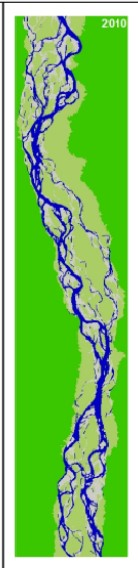
#> input picture dataset/5.jpg, 138 x 568 px
$ jupyter execute version2.ipynb
#> lines starting #> are read from the running program, lines starting #| are printed output that depends on the picture
[cell 1]
# import necessary libraries
import numpy as np
import cv2
import matplotlib.pyplot as plt

# read the satellite images for two different times
img1 = cv2.imread('dataset/5.jpg')
#> img1 is the input picture: shape (568, 138, 3); mean B, G, R 101.4, 194.7, 127.7
img2 = cv2.imread('dataset/3.jpg')
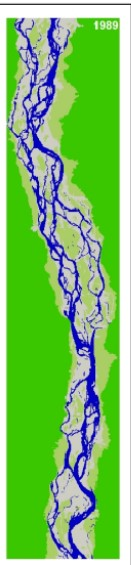
#> input picture dataset/3.jpg, 131 x 565 px
#> img2 is the input picture: shape (565, 131, 3); mean B, G, R 103.2, 192.2, 124.5

img1_resized = cv2.resize(img1, (img2.shape[1], img2.shape[0]))
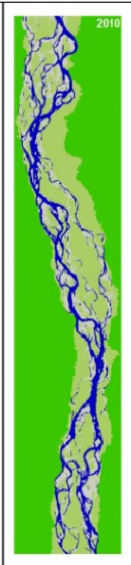
#> img1_resized: shape (565, 131, 3); mean B, G, R 101.3, 194.6, 127.6
img2_resized = img2

plt.imshow(img1_resized)
plt.show()

plt.imshow(img2_resized)
plt.show()


# convert the images to floats
img1_float = np.float32(img1_resized)
img2_float = np.float32(img2_resized)

# calculate NDVI for both images
ndvi1 = (img1_float[:, :, 2] - img1_float[:, :, 1]) / (img1_float[:, :, 2] + img1_float[:, :, 1])
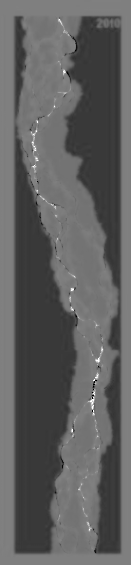
#> ndvi1: shape (565, 131) float32; 0.01% of the values are NaN or infinite; the others: min -1, max 1, mean -0.249; drawn with min black, max white, NaN and infinite black
ndvi2 = (img2_float[:, :, 2] - img2_float[:, :, 1]) /(img2_float[:, :, 2] + img2_float[:, :, 1])
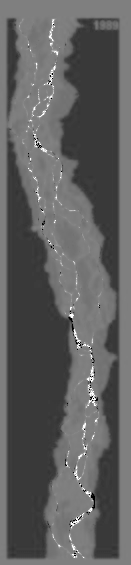
#> ndvi2: shape (565, 131) float32; 0.15% of the values are NaN or infinite; the others: min -1, max 1, mean -0.246; drawn with min black, max white, NaN and infinite black


# subtract the two NDVI images to identify changes
delta_ndvi = ndvi2 - ndvi1
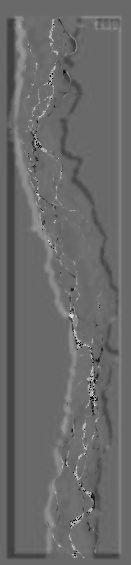
#> delta_ndvi: shape (565, 131) float32; 0.16% of the values are NaN or infinite; the others: min -1.42, max 2, mean 0.00331; drawn with min black, max white, NaN and infinite black

# display the delta NDVI image
plt.imshow(delta_ndvi)
plt.colorbar()
plt.show()
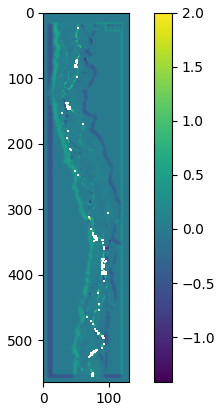
#> figure drawn by matplotlib, 2 panels
